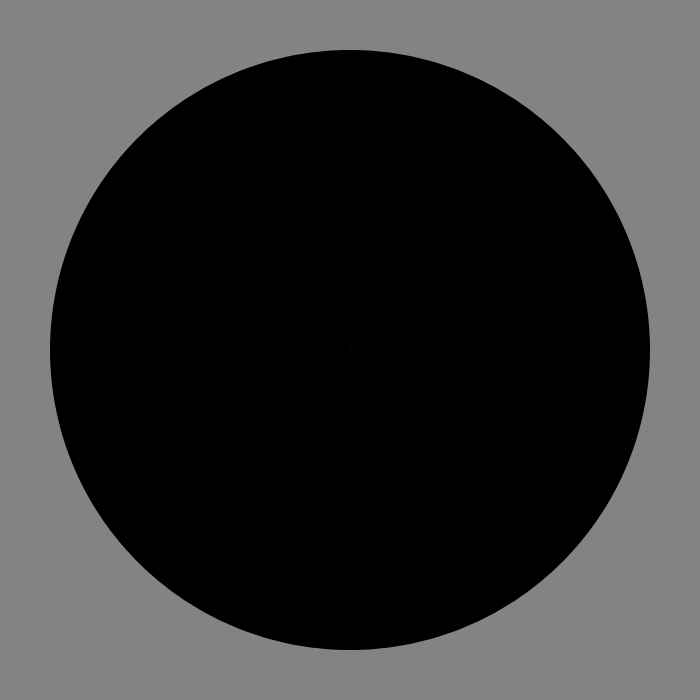
Frame 1 (no input)
Frame 60 (no input): identical to frame 1, image omitted
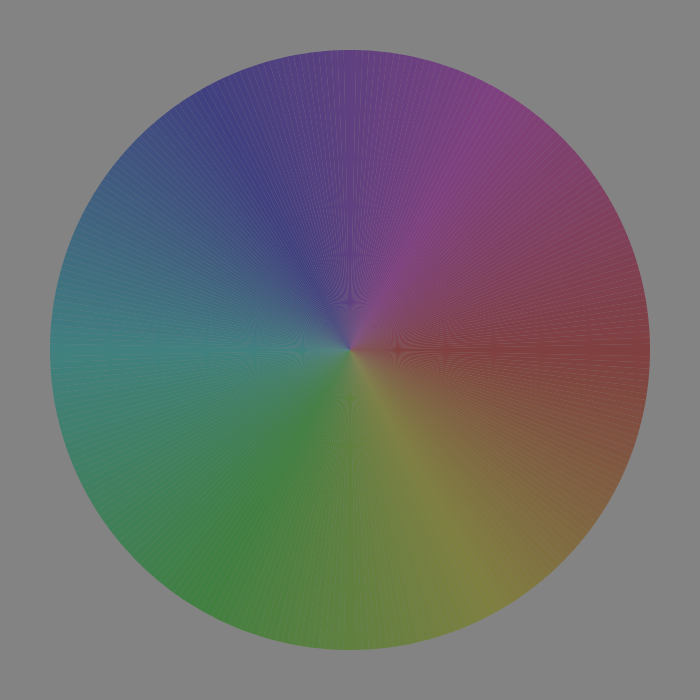
Frame 120 (the mouse pressed at the canvas centre since frame 60)

The p5.js sketch that drew these frames (run headless with seeded random() and noise() and a simulated clock; from frame 60 on, the mouse is pressed at the canvas centre):

// p5.js sketch
// ── sketch.js
var segmentCount = 300;
var radius = 300;

function setup() {
  createCanvas(700, 700);
}


function draw() {

  noStroke();
  colorMode(HSB, 360, width, height);
  background(360);
  
  var angleStep = 360 / segmentCount;
  
  beginShape(TRIANGLE_FAN);
  vertex(width/2, height/2);
  
  for(var angle = 0; angle < 360; angle += angleStep ){
    var vx = width/2 + cos(radians(angle)) * radius;
    var vy = height/2 + sin(radians(angle)) * radius;
    vertex(vx, vy);
    fill(angle, mouseX, mouseY);
  }
  endShape();
}
